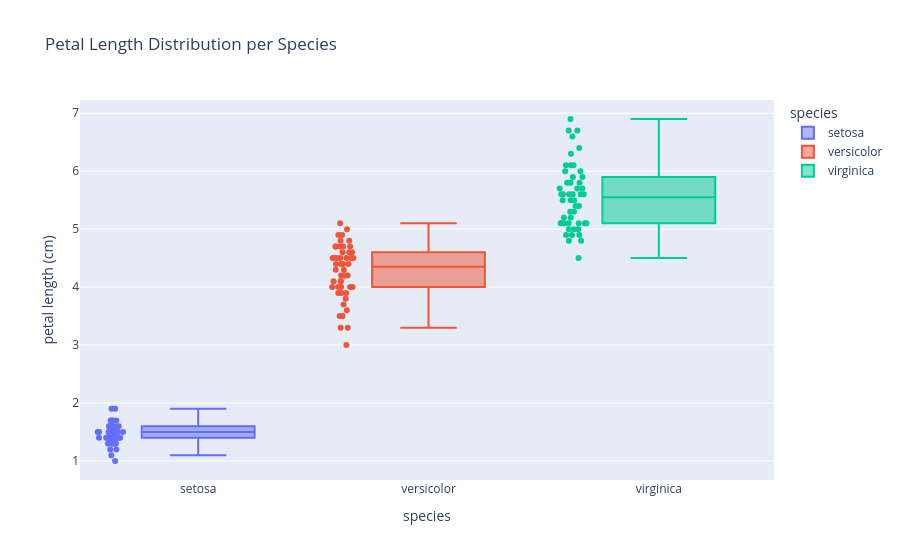

Notebook cell for this chart:
### Code cell
fig = px.box(iris, x='species', y='petal length (cm)',
             color='species', points='all',
             title='Petal Length Distribution per Species')
fig.show()

### Figure 1 — Plotly figure (JSON) as saved in the notebook; plotly's stock layout.template omitted (floating-point values rounded to 4 significant figures)
{"data": [{"alignmentgroup": "True", "boxpoints": "all", "hovertemplate": "species=%{x}<br>petal length (cm)=%{y}<extra></extra>", "legendgroup": "setosa", "marker": {"color": "#636efa"}, "name": "setosa", "notched": false, "offsetgroup": "setosa", "orientation": "v", "showlegend": true, "type": "box", "x": ["setosa", "setosa", "setosa", "setosa", "setosa", "setosa", "setosa", "setosa", "setosa", "setosa", "setosa", "setosa", "setosa", "setosa", "setosa", "setosa", "setosa", "setosa", "setosa", "setosa", "setosa", "setosa", "setosa", "setosa", "setosa", "setosa", "setosa", "setosa", "setosa", "setosa", "setosa", "setosa", "setosa", "setosa", "setosa", "setosa", "setosa", "setosa", "setosa", "setosa", "setosa", "setosa", "setosa", "setosa", "setosa", "setosa", "setosa", "setosa", "setosa", "setosa"], "x0": " ", "xaxis": "x", "y": [1.4, 1.4, 1.3, 1.5, 1.4, 1.7, 1.4, 1.5, 1.4, 1.5, 1.5, 1.6, 1.4, 1.1, 1.2, 1.5, 1.3, 1.4, 1.7, 1.5, 1.7, 1.5, 1, 1.7, 1.9, 1.6, 1.6, 1.5, 1.4, 1.6, 1.6, 1.5, 1.5, 1.4, 1.5, 1.2, 1.3, 1.4, 1.3, 1.5, 1.3, 1.3, 1.3, 1.6, 1.9, 1.4, 1.6, 1.4, 1.5, 1.4], "y0": " ", "yaxis": "y"}, {"alignmentgroup": "True", "boxpoints": "all", "hovertemplate": "species=%{x}<br>petal length (cm)=%{y}<extra></extra>", "legendgroup": "versicolor", "marker": {"color": "#EF553B"}, "name": "versicolor", "notched": false, "offsetgroup": "versicolor", "orientation": "v", "showlegend": true, "type": "box", "x": ["versicolor", "versicolor", "versicolor", "versicolor", "versicolor", "versicolor", "versicolor", "versicolor", "versicolor", "versicolor", "versicolor", "versicolor", "versicolor", "versicolor", "versicolor", "versicolor", "versicolor", "versicolor", "versicolor", "versicolor", "versicolor", "versicolor", "versicolor", "versicolor", "versicolor", "versicolor", "versicolor", "versicolor", "versicolor", "versicolor", "versicolor", "versicolor", "versicolor", "versicolor", "versicolor", "versicolor", "versicolor", "versicolor", "versicolor", "versicolor", "versicolor", "versicolor", "versicolor", "versicolor", "versicolor", "versicolor", "versicolor", "versicolor", "versicolor", "versicolor"], "x0": " ", "xaxis": "x", "y": [4.7, 4.5, 4.9, 4, 4.6, 4.5, 4.7, 3.3, 4.6, 3.9, 3.5, 4.2, 4, 4.7, 3.6, 4.4, 4.5, 4.1, 4.5, 3.9, 4.8, 4, 4.9, 4.7, 4.3, 4.4, 4.8, 5, 4.5, 3.5, 3.8, 3.7, 3.9, 5.1, 4.5, 4.5, 4.7, 4.4, 4.1, 4, 4.4, 4.6, 4, 3.3, 4.2, 4.2, 4.2, 4.3, 3, 4.1], "y0": " ", "yaxis": "y"}, {"alignmentgroup": "True", "boxpoints": "all", "hovertemplate": "species=%{x}<br>petal length (cm)=%{y}<extra></extra>", "legendgroup": "virginica", "marker": {"color": "#00cc96"}, "name": "virginica", "notched": false, "offsetgroup": "virginica", "orientation": "v", "showlegend": true, "type": "box", "x": ["virginica", "virginica", "virginica", "virginica", "virginica", "virginica", "virginica", "virginica", "virginica", "virginica", "virginica", "virginica", "virginica", "virginica", "virginica", "virginica", "virginica", "virginica", "virginica", "virginica", "virginica", "virginica", "virginica", "virginica", "virginica", "virginica", "virginica", "virginica", "virginica", "virginica", "virginica", "virginica", "virginica", "virginica", "virginica", "virginica", "virginica", "virginica", "virginica", "virginica", "virginica", "virginica", "virginica", "virginica", "virginica", "virginica", "virginica", "virginica", "virginica", "virginica"], "x0": " ", "xaxis": "x", "y": [6, 5.1, 5.9, 5.6, 5.8, 6.6, 4.5, 6.3, 5.8, 6.1, 5.1, 5.3, 5.5, 5, 5.1, 5.3, 5.5, 6.7, 6.9, 5, 5.7, 4.9, 6.7, 4.9, 5.7, 6, 4.8, 4.9, 5.6, 5.8, 6.1, 6.4, 5.6, 5.1, 5.6, 6.1, 5.6, 5.5, 4.8, 5.4, 5.6, 5.1, 5.1, 5.9, 5.7, 5.2, 5, 5.2, 5.4, 5.1], "y0": " ", "yaxis": "y"}], "layout": {"boxmode": "overlay", "legend": {"title": {"text": "species"}, "tracegroupgap": 0}, "title": {"text": "Petal Length Distribution per Species"}, "xaxis": {"anchor": "y", "categoryarray": ["setosa", "versicolor", "virginica"], "categoryorder": "array", "domain": [0, 1], "title": {"text": "species"}}, "yaxis": {"anchor": "x", "domain": [0, 1], "title": {"text": "petal length (cm)"}}}}
